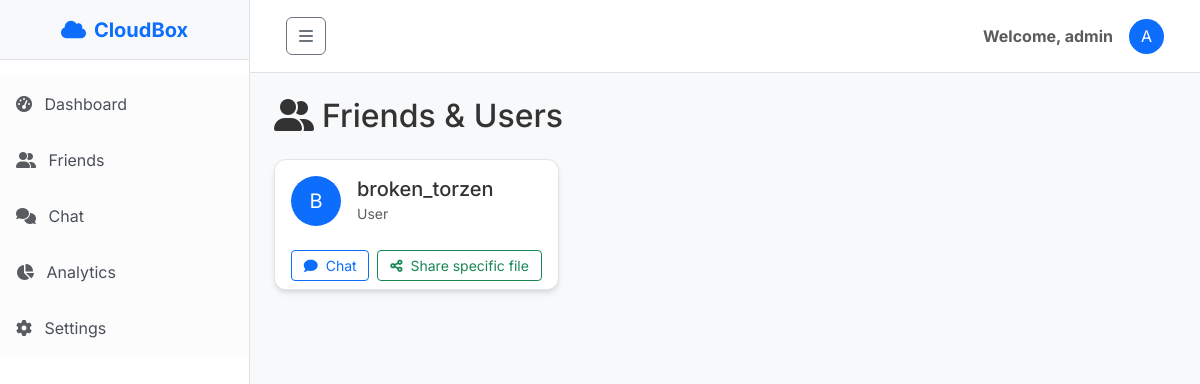
Page /friends (signed in) on the committed database.
### models.py (models this page shows)
class User(UserMixin, db.Model):
    id = db.Column(db.Integer, primary_key=True)
    username = db.Column(db.String(80), unique=True, nullable=False)
    password_hash = db.Column(db.String(120), nullable=False)
    is_admin = db.Column(db.Boolean, default=False)
    storage_limit = db.Column(db.Integer, default=5120) # Default 5GB
    files = db.relationship('File', backref='owner', lazy=True)
    permissions = db.relationship('Permission', backref='user', lazy=True)

### routes.py (the view)
@main.route('/friends')
@login_required
def friends():
    users = User.query.filter(User.id != current_user.id).all()
    my_files = File.query.filter_by(owner_id=current_user.id, is_folder=False).all()
    return render_template('friends.html', users=users, my_files=my_files)

### app.py (called while the page is built)
@login_manager.user_loader
def load_user(user_id):
    return User.query.get(int(user_id))

@app.context_processor
def inject_storage_usage():
    if current_user.is_authenticated:
        my_files = File.query.filter_by(owner_id=current_user.id, is_folder=False).all()
        used_bytes = sum(f.size for f in my_files)
        used_mb = round(used_bytes / (1024 * 1024), 2)
        limit_mb = getattr(current_user, 'storage_limit', 5120)
        percentage = round((used_mb / limit_mb) * 100, 1) if limit_mb > 0 else 100
        return dict(storage_used=used_mb, storage_limit=limit_mb, storage_percent=percentage)
    return dict(storage_used=0, storage_limit=5120, storage_percent=0)

### templates/friends.html (shortened to what this page needs)
{% extends "base.html" %}
{% block content %}
<div class="row">
    <div class="col-12">
        <h2 class="mb-4"><i class="fas fa-user-friends me-2"></i>Friends & Users</h2>
        <div class="row row-cols-1 row-cols-md-2 row-cols-lg-3 g-4">
            {% for user in users %}
            <div class="col">
                <div class="card h-100">
                    <div class="card-body d-flex align-items-center">
                        <div class="avatar-placeholder bg-primary text-white rounded-circle me-3 d-flex align-items-center justify-content-center flex-shrink-0"
                            style="width: 50px; height: 50px; font-size: 1.25rem;">
                            {{ user.username[0].upper() if user.username else 'U' }}
                        </div>
                        <div class="flex-grow-1">
                            <h5 class="card-title mb-0">{{ user.username }}</h5>
                            <small class="text-muted">User</small>
                        </div>
                    </div>
                    <div class="card-footer bg-transparent border-top-0 d-flex justify-content-between">
                        <a href="{{ url_for('chat.chat_view', user_id=user.id) }}"
                            class="btn btn-outline-primary btn-sm flex-grow-1 me-2">
                            <i class="fas fa-comment me-1"></i> Chat
                        </a>
                        <button class="btn btn-outline-success btn-sm flex-grow-1 share-file-btn"
                            data-user-id="{{ user.id }}" data-username="{{ user.username }}">
                            <i class="fas fa-share-alt me-1"></i> Share specific file
                        </button>
                    </div>
                </div>
            </div>
            {% endfor %}
        </div>
    </div>
</div>
{% endblock %}

### templates/base.html (shortened to what this page needs)
<!DOCTYPE html>
<html lang="en">
<head>
    <link href="https://cdn.jsdelivr.net/npm/bootstrap@5.3.0/dist/css/bootstrap.min.css" rel="stylesheet">
    <link rel="stylesheet" href="https://cdnjs.cloudflare.com/ajax/libs/font-awesome/6.0.0/css/all.min.css">
    <link rel="stylesheet" href="{{ url_for('static', filename='style.css') }}">
</head>
<body>
    <div class="d-flex" id="wrapper">
        <div class="border-end bg-white" id="sidebar-wrapper" style="min-width: 250px; min-height: 100vh;">
            <div class="sidebar-heading border-bottom bg-light d-flex align-items-center justify-content-center"
                style="height: 60px;">
                <a class="text-decoration-none fw-bold text-primary fs-5" href="{{ url_for('main.dashboard') }}">
                    <i class="fas fa-cloud me-2"></i>CloudBox
                </a>
            </div>
            <div class="list-group list-group-flush pt-3">
                <a class="list-group-item list-group-item-action list-group-item-light p-3 border-0"
                    href="{{ url_for('main.dashboard') }}">
                    <i class="fas fa-tachometer-alt me-2 text-muted"></i> Dashboard
                </a>
                <a class="list-group-item list-group-item-action list-group-item-light p-3 border-0"
                    href="{{ url_for('main.friends') }}">
                    <i class="fas fa-user-friends me-2 text-muted"></i> Friends
                </a>
                <a class="list-group-item list-group-item-action list-group-item-light p-3 border-0"
                    href="{{ url_for('chat.chat_view') }}">
                    <i class="fas fa-comments me-2 text-muted"></i> Chat
                </a>
                <a class="list-group-item list-group-item-action list-group-item-light p-3 border-0"
                    href="{{ url_for('main.analytics') }}">
                    <i class="fas fa-chart-pie me-2 text-muted"></i> Analytics
                </a>
                <a class="list-group-item list-group-item-action list-group-item-light p-3 border-0 pointer"
                    data-bs-toggle="modal" data-bs-target="#settingsModal">
                    <i class="fas fa-cog me-2 text-muted"></i> Settings
                </a>
            </div>
        </div>
        <div id="page-content-wrapper" class="w-100 bg-light">
            <nav class="navbar navbar-expand-lg navbar-light bg-white border-bottom py-3 px-4">
                <div class="container-fluid">
                    <button class="btn btn-outline-secondary" id="sidebarToggle"><i class="fas fa-bars"></i></button>
                    <div class="collapse navbar-collapse" id="navbarSupportedContent">
                        <ul class="navbar-nav ms-auto mt-2 mt-lg-0 align-items-center">
                            {% if current_user.is_authenticated %}
                            <li class="nav-item">
                                <span class="nav-link text-dark fw-bold">Welcome, {{ current_user.username }}</span>
                            </li>
                            <li class="nav-item ms-2">
                                <div class="avatar-placeholder bg-primary text-white rounded-circle d-flex align-items-center justify-content-center"
                                    style="width: 35px; height: 35px;">
                                    {{ current_user.username[0].upper() }}
                                </div>
                            </li>
                            {% else %}
                            <li class="nav-item">
                                <a class="nav-link btn btn-primary text-white px-3"
                                    href="{{ url_for('auth.login') }}">Login</a>
                            </li>
                            {% endif %}
                        </ul>
                    </div>
                </div>
            </nav>
            <div class="container-fluid p-4">
                {% block content %}{% endblock %}
            </div>
        </div>
    </div>
</body>
</html>

### static/style.css (style rules this page uses)
:root { --primary-color: #4a90e2; --secondary-color: #2c3e50; --background-light: #f8f9fa; --text-dark: #333; --card-bg: #fff; --border-color: rgba(0, 0, 0, 0.1); --input-bg: #fff; --input-border: #ced4da; --input-text: #495057; }
body { font-family: 'Inter', -apple-system, BlinkMacSystemFont, "Segoe UI", Roboto, "Helvetica Neue", Arial, sans-serif; background-color: var(--background-light); color: var(--text-dark); transition: background-color 0.3s ease, color 0.3s ease; }
.card { border: 1px solid var(--border-color); box-shadow: 0 4px 6px -1px rgba(0, 0, 0, 0.1), 0 2px 4px -1px rgba(0, 0, 0, 0.06); border-radius: 12px; background-color: var(--card-bg); color: var(--text-dark); }
.navbar { background-color: var(--card-bg) !important; border-bottom: 1px solid var(--border-color); box-shadow: none; }
.nav-link { color: var(--text-dark) !important; opacity: 0.8; transition: opacity 0.2s; }
#wrapper { overflow-x: hidden; }
#sidebar-wrapper { min-height: 100vh; margin-left: -250px; transition: margin 0.25s ease-out; }
#sidebar-wrapper .sidebar-heading { padding: 0.875rem 1.25rem; font-size: 1.2rem; }
@media (min-width: 768px) { #sidebar-wrapper { margin-left: 0; } }

### rows in the picture
User: username "admin", username "A"
User: username "B", username "broken_torzen"
